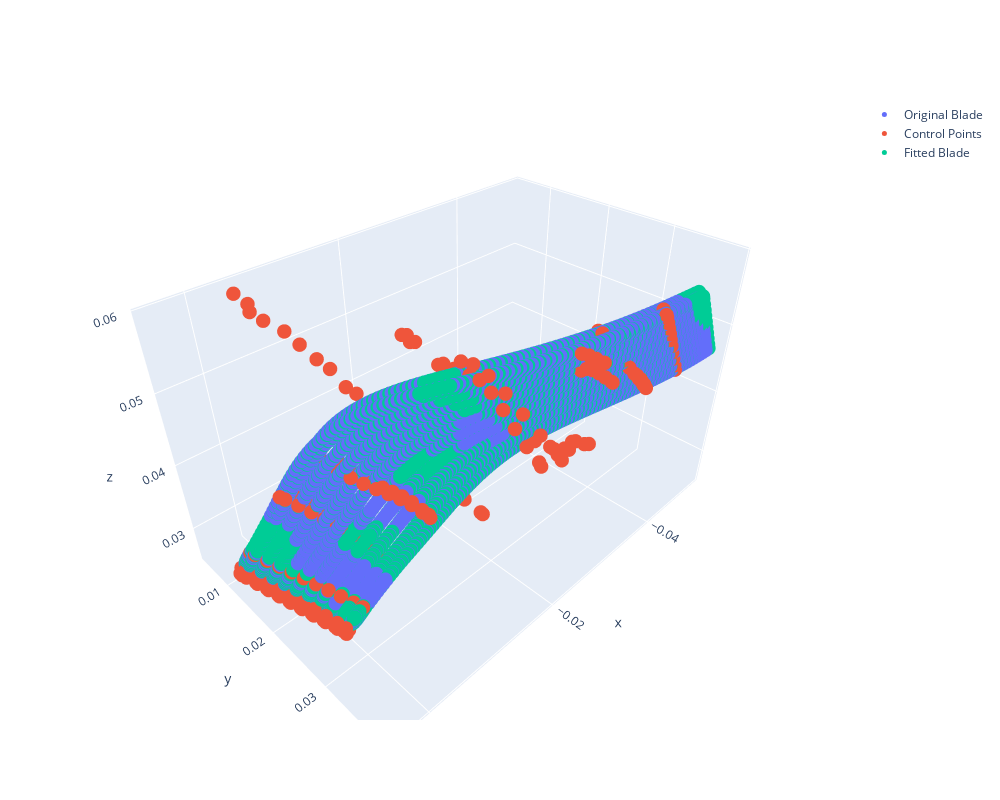

Here is the notebook cell this chart was saved with:
### Code cell
bc.main_blade.draw_blade()

### Figure 1 — Plotly figure (JSON) as saved in the notebook; plotly's stock layout.template omitted (floating-point values rounded to 4 significant figures; data arrays with more than 128 entries replaced by an {"elided": "..."} marker saying what was removed)
{"data": [{"marker": {"size": 5}, "mode": "markers", "name": "Original Blade", "type": "scatter3d", "x": {"elided": "2508 float values"}, "y": {"elided": "2508 float values"}, "z": {"elided": "2508 float values"}}, {"marker": {"size": 5}, "mode": "markers", "name": "Control Points", "type": "scatter3d", "x": {"elided": "286 float values"}, "y": {"elided": "286 float values"}, "z": {"elided": "286 float values"}}, {"marker": {"size": 5}, "mode": "markers", "name": "Fitted Blade", "type": "scatter3d", "x": {"elided": "2750 float values"}, "y": {"elided": "2750 float values"}, "z": {"elided": "2750 float values"}}], "layout": {"height": 800, "width": 1000}}
